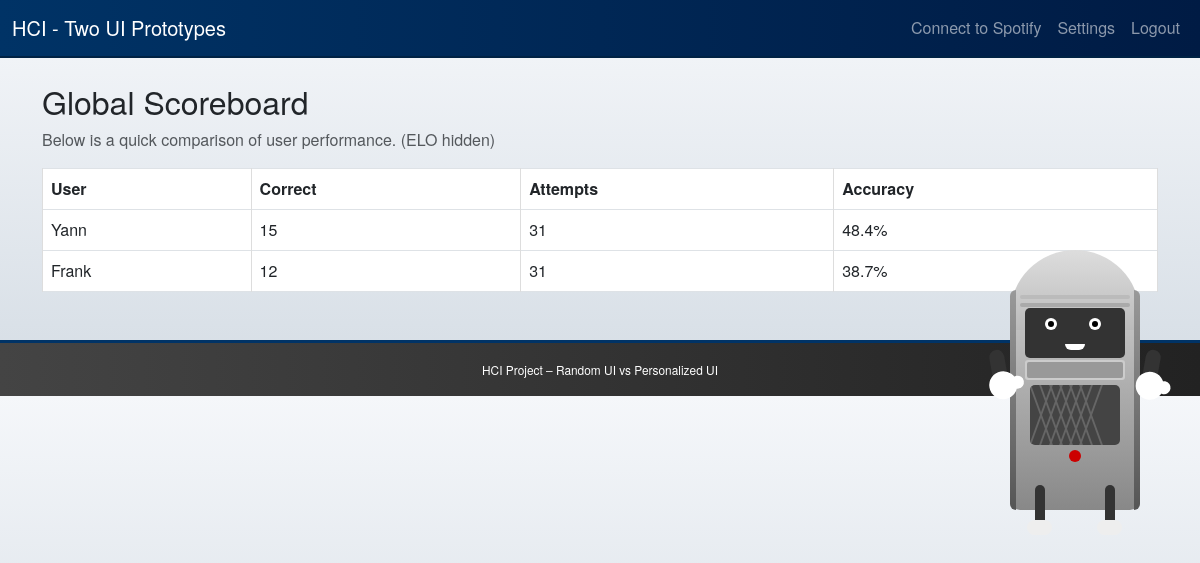
The app's page /scoreboard (signed in) with its own data.
### models.py (models this page shows, shortened)
class User(db.Model):
    id = db.Column(db.Integer, primary_key=True)
    username = db.Column(db.String(80), unique=True, nullable=False)
    password = db.Column(db.String(80), nullable=False)
    total_correct = db.Column(db.Integer, default=0)
    total_attempts = db.Column(db.Integer, default=0)
    missed_songs = db.Column(db.String(1000), default="[]")
    random_guess_elo = db.Column(db.Integer, default=1200)
    personalized_guess_elo = db.Column(db.Integer, default=1200)
    random_rank_elo = db.Column(db.Integer, default=1200)
    personalized_rank_elo = db.Column(db.Integer, default=1200)

### routes/quiz_main.py (the view)
@quiz_bp.route('/scoreboard')
@require_login
def scoreboard():
    users = User.query.all()
    def accuracy(u):
        if u.total_attempts == 0:
            return 0
        return u.total_correct / u.total_attempts
    sorted_users = sorted(users, key=lambda x: (accuracy(x), x.total_correct), reverse=True)
    return render_template('scoreboard.html', all_users=sorted_users)

### app.py (called while the page is built)
def create_app():
    load_dotenv()
    app = Flask(__name__)
    app.secret_key = "ANY_RANDOM_SECRET_FOR_DEVELOPMENT"
    app.config["SQLALCHEMY_DATABASE_URI"] = "sqlite:///guessing_game.db"
    app.config["SQLALCHEMY_TRACK_MODIFICATIONS"] = False
    db.init_app(app)
    @app.context_processor
    def inject_now():
        return {"now": datetime.datetime.now()}
    @app.context_processor
    def inject_buddy_message():
        return {
            "buddy_message": session.get("buddy_message", ""),
            "buddy_hint": session.get("buddy_hint", "")
        }
    from routes.auth import auth_bp
    from routes.quiz_base import quiz_bp
    import routes.quiz_main
    import routes.quiz_personalized
    import routes.quiz_ranking
    app.register_blueprint(auth_bp)
    app.register_blueprint(quiz_bp)
    with app.app_context():
        db.create_all()
    return app

### routes/quiz_main.py (called while the page is built)
def current_user():
    uid = session.get("user_id")
    if not uid:
        return None
    return User.query.get(uid)

def require_login(f):
    @wraps(f)
    def wrapper(*args, **kwargs):
        if not current_user():
            flash("Please log in first!", "warning")
            return redirect(url_for('auth_bp.login'))
        return f(*args, **kwargs)
    return wrapper

### templates/scoreboard.html
{% extends "layout.html" %}
{% block content %}
<h2>Global Scoreboard</h2>
<p class="text-muted">Below is a quick comparison of user performance. (ELO hidden)</p>
<table class="table table-bordered">
  <thead>
    <tr>
      <th>User</th>
      <th>Correct</th>
      <th>Attempts</th>
      <th>Accuracy</th>
    </tr>
  </thead>
  <tbody>
    {% for u in all_users %}
      {% set accuracy = 0 %}
      {% if u.total_attempts != 0 %}
        {% set accuracy = (u.total_correct / u.total_attempts) * 100 %}
      {% endif %}
      <tr>
        <td>{{ u.username }}</td>
        <td>{{ u.total_correct }}</td>
        <td>{{ u.total_attempts }}</td>
        <td>{{ accuracy|round(1) }}%</td>
      </tr>
    {% endfor %}
  </tbody>
</table>
{% endblock %}

### templates/layout.html (shortened to what this page needs)
<!DOCTYPE html>
<html>
<head>
  <link
    rel="stylesheet"
    href="https://cdn.jsdelivr.net/npm/bootstrap@5.3.0/dist/css/bootstrap.min.css"
  />
  <link rel="stylesheet" href="{{ url_for('static', filename='css/style.css') }}">
</head>
<body class="{% if session.color_theme == 'light' %}light-theme{% endif %}">
  <nav class="navbar navbar-expand-lg {% if session.color_theme == 'light' %}navbar-light bg-light{% else %}navbar-dark bg-dark{% endif %}">
    <div class="container-fluid">
      <a class="navbar-brand" href="{{ url_for('quiz_bp.dashboard') }}">
        HCI - Two UI Prototypes
      </a>
      <div class="collapse navbar-collapse" id="navbarToggler">
        <ul class="navbar-nav ms-auto">
          {% if session.spotify_token %}
            <li class="nav-item">
              <span class="nav-link">Spotify: Connected</span>
            </li>
          {% else %}
            <li class="nav-item">
              <a class="nav-link" href="{{ url_for('auth_bp.spotify_login') }}">Connect to Spotify</a>
            </li>
          {% endif %}
          {% if session.user_id %}
          <li class="nav-item">
            <a class="nav-link" href="{{ url_for('quiz_bp.settings') }}">Settings</a>
          </li>
          <li class="nav-item">
            <a class="nav-link" href="{{ url_for('auth_bp.logout') }}">Logout</a>
          </li>
          {% endif %}
        </ul>
      </div>
    </div>
  </nav>
  <div class="container mt-4">
    {% block content %}{% endblock %}
  </div>
  <footer class="bg-secondary text-white mt-5 py-3">
    <div class="container text-center">
      <small>HCI Project – Random UI vs Personalized UI</small>
    </div>
  </footer>
</body>
</html>
  <div class="jukebox" id="jukebox"
       style="position: fixed; top: 50%; right: 60px; transform: translateY(-50%); z-index:9999;">
    <div class="silver-band left"></div>
    <div class="silver-band right"></div>
    <div class="decorative-line"></div>
    <div class="face">
      <div class="eye left"><div class="pupil"></div></div>
      <div class="eye right"><div class="pupil"></div></div>
      <div class="mouth" id="mouth"></div>
    </div>
    <div class="grille"></div>
    <div class="speaker"></div>
    <div class="button"></div>
    <div class="arm arm-left"><div class="hand"></div></div>
    <div class="arm arm-right"><div class="hand"></div></div>
    <div class="leg leg-left"><div class="shoe"></div></div>
    <div class="leg leg-right"><div class="shoe"></div></div>
  </div>
</body>
</html>

### static/css/style.css (style rules this page uses)
body { background: linear-gradient(180deg, #f5f7fa 0%, #d4dce4 100%); margin: 0; padding: 0; font-family: "Helvetica Neue", Arial, sans-serif; }
.navbar-dark.bg-dark { background: linear-gradient(90deg, #003366 0%, #001B44 100%); border-bottom: 2px solid #002244; }
footer.bg-secondary { background: linear-gradient(90deg, #444 0%, #222 100%); border-top: 3px solid #003366; }
footer .container { font-size: 0.85rem; }
.table-bordered > :not(caption) > * > * { border-color: #ddd !important; }

### templates/layout.html (style rules this page uses)
.jukebox { position: relative; width: 130px; height: 220px; background: linear-gradient(to bottom, #cccccc 0%, #888888 100%); border-radius: 10px; animation: dance 3s infinite ease-in-out; transform-origin: center bottom; cursor: pointer; }
.jukebox::before { content: ''; position: absolute; top: -40px; left: 0; width: 130px; height: 80px; background: linear-gradient(to bottom, #dddddd 0%, #bbbbbb 100%); border-radius: 65px 65px 0 0; }
.silver-band { position: absolute; top: 0; width: 6px; height: 100%; background: linear-gradient(to bottom, #999 0%, #555 100%); }
.silver-band.left { left: 0; border-top-left-radius: 10px; border-bottom-left-radius: 10px; }
.silver-band.right { right: 0; border-top-right-radius: 10px; border-bottom-right-radius: 10px; }
.decorative-line { position: absolute; top: 5px; left: 10px; width: 110px; height: 4px; background: #bbb; border-radius: 2px; }
.decorative-line::after { content: ''; position: absolute; top: 8px; left: 0; width: 110px; height: 4px; background: #aaa; border-radius: 2px; }
.face { position: absolute; top: 18px; left: 15px; width: 100px; height: 50px; background: #333; border-radius: 5px; overflow: hidden; z-index: 2; }
.eye { position: absolute; top: 10px; width: 12px; height: 12px; background: #fff; border-radius: 50%; overflow: hidden; }
.eye.left { left: 20px; }
.eye.right { left: 64px; }
.pupil { position: absolute; top: 3px; left: 3px; width: 6px; height: 6px; background: #000; border-radius: 50%; }
.mouth { position: absolute; bottom: 8px; left: 40px; width: 20px; height: 6px; background: #fff; border-radius: 0 0 20px 20px; transform-origin: bottom center; }
.grille { position: absolute; top: 70px; left: 15px; width: 100px; height: 20px; background: #ccc; border-radius: 3px; }
.grille::before { content: ''; position: absolute; top: 2px; left: 2px; width: 96px; height: 16px; background: #999; border-radius: 2px; }
.speaker { position: absolute; top: 95px; left: 20px; width: 90px; height: 60px; background: #444; border-radius: 5px; overflow: hidden; }
.speaker::before { content: ''; position: absolute; width: 2px; height: 100%; background: #666; left: 10px; transform: skew(20deg); box-shadow: 10px 0 0 #666, 20px 0 0 #666, 30px 0 0 #666, 40px 0 0 #666, 50px 0 0 #666; }
.speaker::after { content: ''; position: absolute; width: 2px; height: 100%; background: #666; left: 10px; transform: skew(-20deg); box-shadow: 10px 0 0 #666, 20px 0 0 #666, 30px 0 0 #666, 40px 0 0 #666, 50px 0 0 #666; }
.button { position: absolute; top: 160px; left: 50%; transform: translateX(-50%); width: 12px; height: 12px; background: #c00; border-radius: 50%; }
.arm { position: absolute; width: 15px; height: 45px; background: #333; border-radius: 30px; transform-origin: top center; animation: armSway 4s infinite ease-in-out; }
.arm-left { top: 60px; left: -22px; transform: rotate(-10deg); }
.arm-right { top: 60px; right: -22px; transform: rotate(10deg); }
.hand { position: absolute; bottom: -5px; left: -5px; width: 28px; height: 28px; background: #fff; border-radius: 50%; }
.hand::before { content: ''; position: absolute; width: 13px; height: 13px; background: #fff; border-radius: 50%; top: 7px; right: -7px; }
.leg { position: absolute; width: 10px; height: 50px; background: #333; border-radius: 5px; bottom: -25px; transform-origin: top center; }
.leg-left { left: 25px; animation: legLeftWiggle 4s infinite ease-in-out; }
.leg-right { right: 25px; animation: legRightWiggle 4s infinite ease-in-out; }
.shoe { position: absolute; bottom: 0; left: -8px; width: 25px; height: 15px; background: #eee; border-radius: 10px; }

### records on screen
User: username "Yann", total_correct "15", total_attempts "31", accuracy "48.4"
User: username "Frank", total_correct "12", total_attempts "31", accuracy "38.7"
